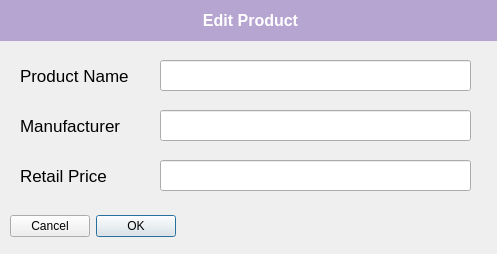
<?xml version="1.0" encoding="UTF-8"?>
<ui version="4.0">
 <class>CreateProduct</class>
 <widget class="QDialog" name="CreateProduct">
  <property name="geometry">
   <rect>
    <x>0</x>
    <y>0</y>
    <width>497</width>
    <height>254</height>
   </rect>
  </property>
  <property name="windowTitle">
   <string>Dialog</string>
  </property>
  <widget class="QDialogButtonBox" name="buttonBox">
   <property name="geometry">
    <rect>
     <x>10</x>
     <y>210</y>
     <width>471</width>
     <height>32</height>
    </rect>
   </property>
   <property name="layoutDirection">
    <enum>Qt::RightToLeft</enum>
   </property>
   <property name="orientation">
    <enum>Qt::Horizontal</enum>
   </property>
   <property name="standardButtons">
    <set>QDialogButtonBox::Cancel|QDialogButtonBox::Ok</set>
   </property>
   <property name="centerButtons">
    <bool>false</bool>
   </property>
  </widget>
  <widget class="QLabel" name="label_3">
   <property name="geometry">
    <rect>
     <x>20</x>
     <y>60</y>
     <width>141</width>
     <height>31</height>
    </rect>
   </property>
   <property name="font">
    <font>
     <family>MS Sans Serif</family>
     <pointsize>13</pointsize>
     <weight>50</weight>
     <bold>false</bold>
    </font>
   </property>
   <property name="layoutDirection">
    <enum>Qt::LeftToRight</enum>
   </property>
   <property name="styleSheet">
    <string notr="true"/>
   </property>
   <property name="text">
    <string>Product Name</string>
   </property>
   <property name="alignment">
    <set>Qt::AlignLeading|Qt::AlignLeft|Qt::AlignVCenter</set>
   </property>
   <property name="wordWrap">
    <bool>false</bool>
   </property>
  </widget>
  <widget class="QLineEdit" name="ProductName">
   <property name="geometry">
    <rect>
     <x>160</x>
     <y>60</y>
     <width>311</width>
     <height>31</height>
    </rect>
   </property>
  </widget>
  <widget class="QLabel" name="label_4">
   <property name="geometry">
    <rect>
     <x>20</x>
     <y>110</y>
     <width>141</width>
     <height>31</height>
    </rect>
   </property>
   <property name="font">
    <font>
     <family>MS Sans Serif</family>
     <pointsize>13</pointsize>
     <weight>50</weight>
     <bold>false</bold>
    </font>
   </property>
   <property name="layoutDirection">
    <enum>Qt::LeftToRight</enum>
   </property>
   <property name="styleSheet">
    <string notr="true"/>
   </property>
   <property name="text">
    <string>Manufacturer </string>
   </property>
   <property name="alignment">
    <set>Qt::AlignLeading|Qt::AlignLeft|Qt::AlignVCenter</set>
   </property>
   <property name="wordWrap">
    <bool>true</bool>
   </property>
  </widget>
  <widget class="QLineEdit" name="Manufacturer">
   <property name="geometry">
    <rect>
     <x>160</x>
     <y>110</y>
     <width>311</width>
     <height>31</height>
    </rect>
   </property>
  </widget>
  <widget class="QLineEdit" name="RetailPrice">
   <property name="geometry">
    <rect>
     <x>160</x>
     <y>160</y>
     <width>311</width>
     <height>31</height>
    </rect>
   </property>
  </widget>
  <widget class="QLabel" name="label_5">
   <property name="geometry">
    <rect>
     <x>20</x>
     <y>160</y>
     <width>141</width>
     <height>31</height>
    </rect>
   </property>
   <property name="font">
    <font>
     <family>MS Sans Serif</family>
     <pointsize>13</pointsize>
     <weight>50</weight>
     <bold>false</bold>
    </font>
   </property>
   <property name="layoutDirection">
    <enum>Qt::LeftToRight</enum>
   </property>
   <property name="styleSheet">
    <string notr="true"/>
   </property>
   <property name="text">
    <string>Retail Price</string>
   </property>
   <property name="alignment">
    <set>Qt::AlignLeading|Qt::AlignLeft|Qt::AlignVCenter</set>
   </property>
   <property name="wordWrap">
    <bool>true</bool>
   </property>
  </widget>
  <widget class="QLabel" name="label_7">
   <property name="geometry">
    <rect>
     <x>0</x>
     <y>0</y>
     <width>501</width>
     <height>41</height>
    </rect>
   </property>
   <property name="font">
    <font>
     <family>MS Sans Serif</family>
     <pointsize>12</pointsize>
     <weight>75</weight>
     <bold>true</bold>
    </font>
   </property>
   <property name="layoutDirection">
    <enum>Qt::LeftToRight</enum>
   </property>
   <property name="styleSheet">
    <string notr="true">background-color: rgb(182, 164, 209);
color: rgb(255, 255, 255);</string>
   </property>
   <property name="text">
    <string>Edit Product</string>
   </property>
   <property name="alignment">
    <set>Qt::AlignCenter</set>
   </property>
   <property name="wordWrap">
    <bool>true</bool>
   </property>
  </widget>
 </widget>
 <resources/>
 <connections>
  <connection>
   <sender>buttonBox</sender>
   <signal>accepted()</signal>
   <receiver>CreateProduct</receiver>
   <slot>accept()</slot>
   <hints>
    <hint type="sourcelabel">
     <x>248</x>
     <y>254</y>
    </hint>
    <hint type="destinationlabel">
     <x>157</x>
     <y>274</y>
    </hint>
   </hints>
  </connection>
  <connection>
   <sender>buttonBox</sender>
   <signal>rejected()</signal>
   <receiver>CreateProduct</receiver>
   <slot>reject()</slot>
   <hints>
    <hint type="sourcelabel">
     <x>316</x>
     <y>260</y>
    </hint>
    <hint type="destinationlabel">
     <x>286</x>
     <y>274</y>
    </hint>
   </hints>
  </connection>
 </connections>
</ui>
